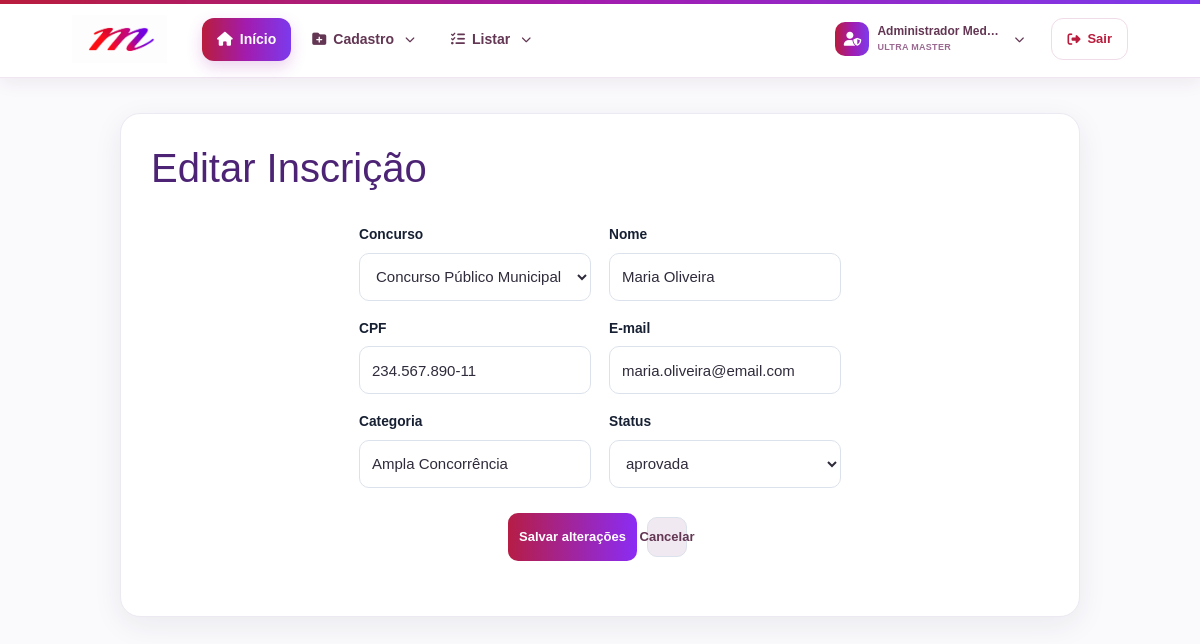
The app's page /painel/editar_inscricao.php?id=2 (signed in) with its own data.
### tables this page shows
CREATE TABLE `inscricoes` (
  `id_inscricao` int(11) NOT NULL AUTO_INCREMENT,
  `id_concurso` int(11) NOT NULL,
  `nome` varchar(150) NOT NULL,
  `email` varchar(150) NOT NULL,
  `telefone` varchar(30) DEFAULT NULL,
  `cpf` varchar(20) DEFAULT NULL,
  `instituicao` varchar(200) DEFAULT NULL,
  `categoria` varchar(100) DEFAULT NULL,
  `arquivo` varchar(255) DEFAULT NULL,
  `status` enum('pendente','aprovada','rejeitada') DEFAULT 'pendente',
  `criado_em` timestamp NOT NULL DEFAULT current_timestamp(),
  PRIMARY KEY (`id_inscricao`),
  KEY `id_concurso` (`id_concurso`),
  CONSTRAINT `inscricoes_ibfk_1` FOREIGN KEY (`id_concurso`) REFERENCES `concursos` (`id_concurso`) ON DELETE CASCADE
);

CREATE TABLE `concursos` (
  `id_concurso` int(11) NOT NULL AUTO_INCREMENT,
  `nome` varchar(255) NOT NULL,
  `orgao` varchar(255) NOT NULL,
  `cargo` varchar(255) NOT NULL,
  `escolaridade` varchar(100) NOT NULL,
  `edital` varchar(100) DEFAULT NULL,
  `ano` int(11) NOT NULL,
  `data_inscricao_inicio` date DEFAULT NULL,
  `data_inscricao_fim` date DEFAULT NULL,
  `data_prova` date DEFAULT NULL,
  `descricao` text DEFAULT NULL,
  `status` varchar(50) DEFAULT 'Aberto',
  `destaque` tinyint(1) DEFAULT 0,
  `dt_cad_concurso` datetime DEFAULT current_timestamp(),
  PRIMARY KEY (`id_concurso`)
);

### painel/_layout.php (called while the page is built, shortened)
<?php
function id_get($key){ $id=filter_input(INPUT_GET,$key,FILTER_VALIDATE_INT); if(!$id||$id<1){ die('ID inválido.'); } return $id; }
?>

### painel/config/seguranca.php (called while the page is built, shortened)
<?php
if (!function_exists('corrigir_codificacao_painel')) {
    function corrigir_codificacao_painel($valor): string
    {
        $valor = (string)($valor ?? '');
        for ($i = 0; $i < 2; $i++) {
            if (!preg_match('/(?:Ã[-¿]|Â[-¿]|â€)/u', $valor)) {
                break;
            }
            $corrigido = @iconv('UTF-8', 'ISO-8859-1//IGNORE', $valor);
            $valor = $corrigido;
        }
        return $valor;
    }
}
if (!function_exists('h')) {
    function h($v): string
    {
        return htmlspecialchars(corrigir_codificacao_painel($v), ENT_QUOTES | ENT_SUBSTITUTE, 'UTF-8');
    }
}

### painel/editar_inscricao.php (the view, shortened to what this page needs)
<?php
    include 'conexao.php';
    include '_layout.php';
    $id = id_get('id');
    $r = mysqli_query($conexao, "SELECT * FROM inscricoes WHERE id_inscricao = $id");
    $row = mysqli_fetch_assoc($r);
    $conc = mysqli_query($conexao, " SELECT id_concurso, nome FROM concursos ORDER BY nome");
    ?>
<!doctype html>
<html lang="pt-BR">
    <head>
        <?php include 'includes_painel/head.php'; ?>
    </head>
    <body>
        <?php include 'includes_painel/header.php'; ?>
        <div class="crud">
            <div class="card">
                <h1>Editar Inscrição</h1>
                <form method="post">
                    <div class="grid">
                        <div class="campo">
                            <label>Concurso</label>
                            <select name="id_concurso" required>
                                <?php while ($c = mysqli_fetch_assoc($conc)): ?>
                                    <option
                                        value="<?= $c['id_concurso'] ?>"
                                        <?= ($row['id_concurso'] ?? 0) == $c['id_concurso'] ? 'selected' : '' ?>>
                                        <?= h($c['nome']) ?>
                                    </option>
                                <?php endwhile; ?>
                            </select>
                        </div>
                        <div class="campo">
                            <label>Nome</label>
                            <input name="nome" required value="<?= h($row['nome']) ?>">
                        </div>
                        <div class="campo">
                            <label>CPF</label>
                            <input name="cpf" value="<?= h($row['cpf'] ?? '') ?>">
                        </div>
                        <div class="campo">
                            <label>E-mail</label>
                            <input type="email" name="email" value="<?= h($row['email'] ?? '') ?>">
                        </div>
                        <div class="campo">
                            <label>Categoria</label>
                            <input name="categoria"  value="<?= h($row['categoria'] ?? '') ?>">
                        </div>
                        <div class="campo">
                            <label>Status</label>
                            <select name="status">
                                <?php foreach (['pendente', 'aprovada', 'rejeitada'] as $op): ?>
                                    <option <?= ($row['status'] ?? '') === $op ? 'selected' : '' ?>>
                                        <?= $op ?>
                                    </option>
                                <?php endforeach; ?>
                            </select>
                        </div>
                    </div>
                    <div class="acoes">
                        <button class="btn salvar">Salvar alterações</button>
                        <a class="btn voltar" href="lista_inscricoes.php">Cancelar</a>
                    </div>
                </form>
            </div>
        </div>
    </body>
</html>

### records on screen
inscricoes: id_concurso "Concurso Público Municipal", nome "Maria Oliveira", cpf "234.567.890-11", email "maria.oliveira@email.com", categoria "Ampla Concorrência", status "aprovada"

### other values on screen
nome_usuario() "Administrador Medeia"
str_replace('_', ' ', perfil_usuario()) "ULTRA MASTER"
